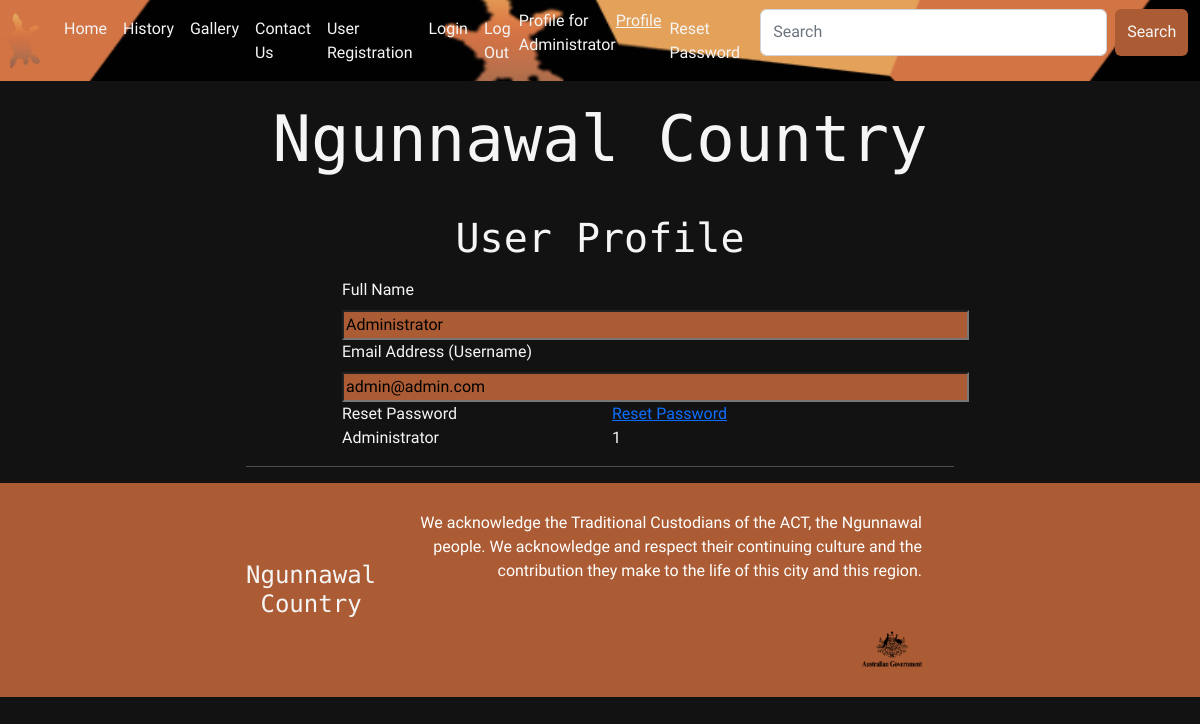
The app's page /profile (signed in) with its own data.
### models.py (models this page shows, shortened)
class User(UserMixin, db.Model):
    id = db.Column(db.Integer, primary_key=True)
    email_address = db.Column(db.String(255), unique=True)
    name = db.Column(db.String(255))
    password_hash = db.Column(db.String(255))
    user_level = db.Column(db.Integer)

### app.py (the view)
@app.route('/profile', methods=['GET', 'POST'])
@login_required
def profile():
    form = UserProfileForm()
    user = User.query.filter_by(email_address=current_user.email_address).first()
    if request.method == 'GET':
        form.name.data = user.name
        form.email_address.data = user.email_address
    if form.validate_on_submit():
        user.update_details(email_address=form.email_address.data, name=form.name.data)
        db.session.commit()
        flash("Your details have been changed")
        return redirect(url_for("homepage"))
    return render_template("userprofile.html", title="Ngunnawal Country | Profile", user=current_user, form=form)

### forms.py
class UserProfileForm(FlaskForm):
    email_address = StringField("Email Address (Username)", validators=[DataRequired(), Email()], render_kw={"class": "text-box"})
    name = StringField("Full Name", validators=[DataRequired()], render_kw={"class": "text-box"})
    submit = SubmitField("Update Profile", render_kw={"class": "btn"})

### models.py (called while the page is built)
@login.user_loader
def load_user(id):
    return User.query.get(int(id))

### templates/userprofile.html (shortened to what this page needs)
{% extends 'template.html' %}
{% block cellContent1 %}
    <h2 class="section-header">User Profile</h2>
{% endblock %}
{% block cellContent2 %}
    <form action="" method="post">
        <div class="container text-left">
            <div class="row">
                <div class="col-md-6">
                {{ form.name.label }}<br>
                {{ form.name(size=64) }}<br>
                </div>
            </div>
            <div class="row">
                <div class="col-md-6">
                {{ form.email_address.label }}<br>
                {{ form.email_address(size=64) }}<br>
                </div>
            </div>
            <div class="row">
                <div class="col-md-6">
                    Reset Password
                </div>
                <div class="col-md-6">
                    <a href="/reset_password">Reset Password</a>
                </div>
            </div>
            <div class="row">
                <div class="col-md-6">
                    {% if user.user_level==1 %}
                        Administrator
                    {% else %}
                        User
                    {% endif %}
                </div>
                <div class="col-md-6">
                    {{ user.user_level }}
                </div>
            </div>
        </div>
    </form>
{% endblock %}

### templates/template.html (shortened to what this page needs)
<!DOCTYPE html>
<head>
  <link rel="stylesheet" href="https://cdn.jsdelivr.net/npm/bootstrap@4.0.0/dist/css/bootstrap.min.css"/>
  <link rel="stylesheet" href="/static/css/bootstrap.css"/>
  <link rel="stylesheet" href="/static/styles.css"/>
</head>
<body>
  <header>
    <nav
    class="navbar navbar-expand-lg"
    style="background-image: url(/static/Images/Requisites/Ngunnawal-country-banner.png);
    background-size: 1000px 150px;
    background-position: right;
    background-repeat: repeat;"
    role="navigation">
    <img
    class="navbar-brand"
    src="/static/Images/Requisites/Ngunnawal-logo.png"
    width="40px"
    height="65px" href="#"></a>
      <div class="collapse navbar-collapse" id="navbarNavAltMarkup">
        <div class="navbar-nav">
          <a class="nav-item nav-link active"
          style="color: whitesmoke;"
          href="/">Home
          <span class="sr-only">(current)</span></a>
          <a class="nav-item nav-link"
          style="color: whitesmoke;"
          href="/history">History</a>
          <a class="nav-item nav-link"
          style="color: whitesmoke;"
          href="/gallery">Gallery</a>
          <a class="nav-item nav-link"
          style="color: whitesmoke;"
          href="/contact">Contact Us</a>
          <a class="nav-item nav-link"
          style="color: whitesmoke;"
          href="/register">User Registration</a>
          <a class="nav-item nav-link"
          style="color: whitesmoke;"
          href="/login">Login</a>
          <a class="nav-item nav-link"
          style="color: whitesmoke;"
          href="/logout">Log Out</a>
          <a class="nav-item"
          style="color: whitesmoke;">
          Profile for {{ user.name }}</a>
          <a class="nav-item" style="color: whitesmoke;"
          href="/profile">Profile</a>
          <a class="nav-item nav-link"
          style="color: whitesmoke;"
          href="/passwordreset">Reset Password</a>
            <div class="search-box container-fluid">
              <form class="d-flex" role="search">
                <input class="search-box-text form-control me-2" type="search" placeholder="Search" aria-label="Search">
                <button class="btn" type="submit">Search</button>
              </form>
            </div>
        </div>
      </div>
    </nav>
    <h1
      class="company-name company-name-large"
      style="padding-top: 20px; padding-bottom: 20px;">Ngunnawal Country</h1>
  </header>
  <section class="content-section container">
    <p>
        {% block cellContent1 %} {% endblock %}
    </p>
    <p>
        {% block cellContent2 %} {% endblock %}
    </p>
    <hr />
  </section>
  <footer class="main-footer">
    <div class="container main-footer-container">
      <h3 style="font-size: 1.5em;" class="company-name">Ngunnawal Country</h3>
      <ul class="nav footer-nav">
        <li>
          <a>
            We acknowledge the Traditional Custodians of the ACT, the Ngunnawal
            people. We acknowledge and respect their continuing culture and the
            contribution they make to the life of this city and this region.
          </a>
        </li>
        <li style="width: 100%;" class="hover">
          <a href="https://www.act.gov.au/ngunnawal-country"
          style="background-size:contain">
            <img src="/static/Images/Footer/government-icon.png"/>
          </a>
        </li>
      </ul>
    </div>
  </footer>
</body>
</html>

### static/styles.css (style rules this page uses)
* { box sizing: border-box; font-family: 'Urbanist', sans-serif; }
html, body { margin: 0; padding: 0; }
.nav li { display: inline; }
.nav a { display: inline-block; padding: 1.5em; color: white; text-decoration: none; }
.company-name { text-align: center; color: whitesmoke; font-family: 'Azeret Mono', monospace; margin: 0; font-size: 3em; }
.company-name-large { font-size: 4em; }
.content-section { margin: 1em; }
.container { max-width: 900px; margin: 0 auto; padding: 0 6em; }
.section-header { font-family: 'Azeret Mono', monospace; color: whitesmoke; text-decoration: none; text-align: center; font-size: 2.5em; }
.main-footer { background-color: #ac5c34; color: White; padding: .25em 0; }
.main-footer-container { display: flex; align-items: center; }
.main-footer-container ul { flex-grow: 1; text-align: right; }
.footer-nav li { padding: 0 .5em; }
.footer-nav img { width: 60px; height: 38px; }
.btn { color: whitesmoke; background-color: #ac5c34; text-align: center; vertical-align: middle; padding: .67em; cursor: pointer; }
body { background-color: #121212; color: whitesmoke; }
.search-box-text { color: whitesmoke; }
.text-box { background-color: #ac5c34; }

### records on screen
User: name "Administrator", email_address "admin@admin.com", user_level "1"
